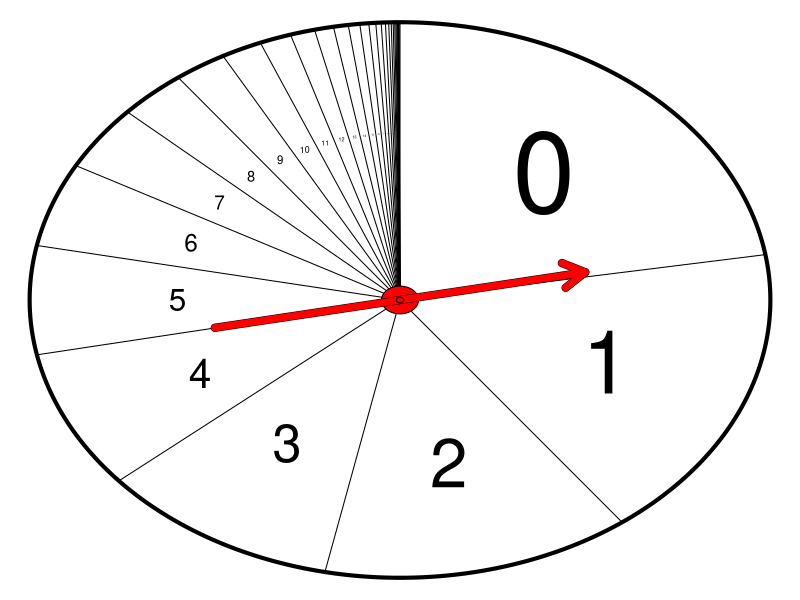

R code for this plot:
## ---- chunk 1

# reseed for exam question
set.seed(runif(1,2,22))

p = runif(1,0.07,0.4)
kmax = floor(log(0.0001/p,1-p))
kmaxmark = floor(log(0.001/p,1-p))
k = 0:kmax
klast = kmax+1
Pr = (1-p)^k*p
Prlast = 1-sum(Pr)
k = c(k,klast)
Pr = c(0,Pr,Prlast)

mu = round((1-p)/p,2)
pvar = (1-p)/p^2
psd = round(sqrt(pvar),2)

n = round(runif(1,6,9)^2)
x = rgeom(n,p)
i = 1:n

xbar = mean(x)
med = median(x)

data=data.frame(i,x)

write.csv(data,file="geometric_sample.csv",row.names=F)
## ---- chunk 2
par(mar=c(0,0,0,0))
theta = seq(0,2*pi,0.01)
plot(sin(theta),cos(theta),type="l",lwd=4,axes=F,ann=F)
cump = cumsum(Pr)
for(k in k){
  lines(c(0,sin(cump[k+1]*2*pi)),c(0,cos(cump[k+1]*2*pi)))
  if(k <= kmaxmark){
    ppp = (cump[k+1]+cump[k+2])/2
    text(0.6*sin(ppp*2*pi),0.6*cos(ppp*2*pi),k,cex=Pr[k+2]*30)
  }
}
polygon(0.05*cos(theta),0.05*sin(theta),col="red")
arrows(-0.5,-0.1,0.5,0.1,lwd=8)
arrows(-0.5,-0.1,0.5,0.1,lwd=7,col="red")
polygon(0.01*cos(theta),0.01*sin(theta),col="red")
## ---- chunk 3
cat(paste(x,collapse=", "))
